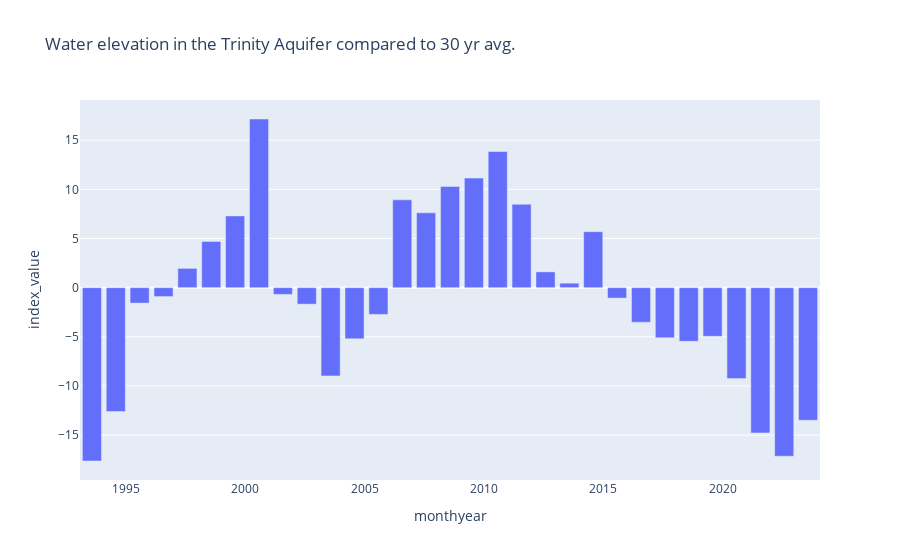

Notebook source saved alongside this figure:
### Markdown cell above
Let's just look at August.

### Code cell
trinity_since1993_aug = trinity_since1993.loc[trinity_since1993['MeasurementMonth'] == 8]
fig = px.bar(trinity_since1993_aug, x='monthyear', 
              y='index_value', title='Water elevation in the Trinity Aquifer compared to 30 yr avg.',
             )
fig.show()

### Figure 1 — Plotly figure (JSON) as saved in the notebook; plotly's stock layout.template omitted (floating-point values rounded to 4 significant figures)
{"data": [{"alignmentgroup": "True", "hovertemplate": "monthyear=%{x}<br>index_value=%{y}<extra></extra>", "legendgroup": "", "marker": {"color": "#636efa", "pattern": {"shape": ""}}, "name": "", "offsetgroup": "", "orientation": "v", "showlegend": false, "textposition": "auto", "type": "bar", "x": ["1993-08-01T00:00:00", "1994-08-01T00:00:00", "1995-08-01T00:00:00", "1996-08-01T00:00:00", "1997-08-01T00:00:00", "1998-08-01T00:00:00", "1999-08-01T00:00:00", "2000-08-01T00:00:00", "2001-08-01T00:00:00", "2002-08-01T00:00:00", "2003-08-01T00:00:00", "2004-08-01T00:00:00", "2005-08-01T00:00:00", "2006-08-01T00:00:00", "2007-08-01T00:00:00", "2008-08-01T00:00:00", "2009-08-01T00:00:00", "2010-08-01T00:00:00", "2011-08-01T00:00:00", "2012-08-01T00:00:00", "2013-08-01T00:00:00", "2014-08-01T00:00:00", "2015-08-01T00:00:00", "2016-08-01T00:00:00", "2017-08-01T00:00:00", "2018-08-01T00:00:00", "2019-08-01T00:00:00", "2020-08-01T00:00:00", "2021-08-01T00:00:00", "2022-08-01T00:00:00", "2023-08-01T00:00:00"], "xaxis": "x", "y": [-17.63, -12.6, -1.57, -0.9055, 1.961, 4.701, 7.299, 17.15, -0.6849, -1.677, -8.976, -5.206, -2.722, 8.931, 7.607, 10.28, 11.15, 13.85, 8.483, 1.605, 0.4563, 5.694, -1.061, -3.52, -5.092, -5.458, -4.947, -9.25, -14.78, -17.14, -13.49], "yaxis": "y"}], "layout": {"autosize": true, "barmode": "relative", "legend": {"tracegroupgap": 0}, "title": {"text": "Water elevation in the Trinity Aquifer compared to 30 yr avg."}, "xaxis": {"anchor": "y", "autorange": true, "domain": [0, 1], "range": ["1993-01-30 12:00", "2024-01-30 12:00"], "title": {"text": "monthyear"}, "type": "date"}, "yaxis": {"anchor": "x", "autorange": true, "domain": [0, 1], "range": [-19.56, 19.09], "title": {"text": "index_value"}, "type": "linear"}}}
